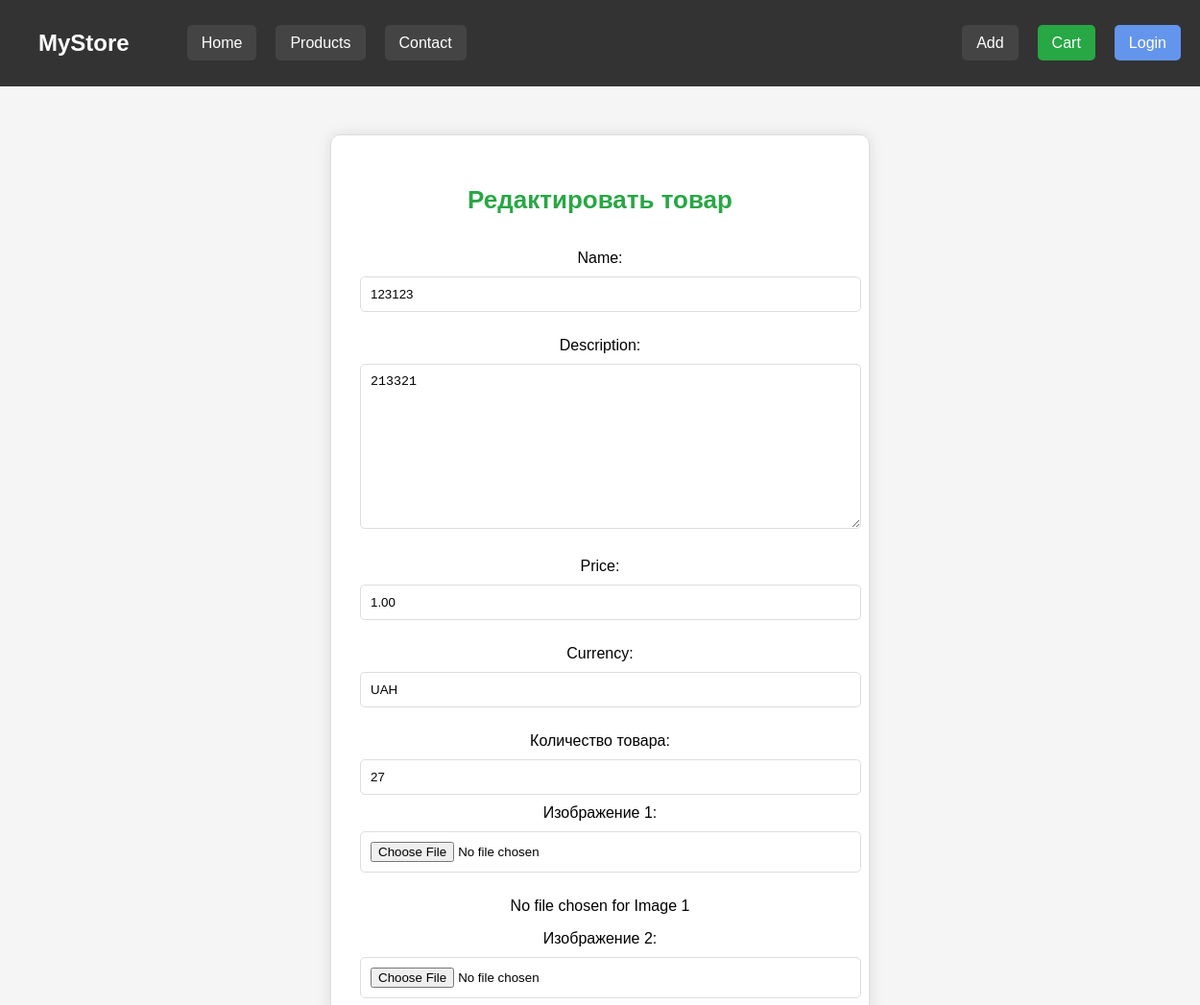
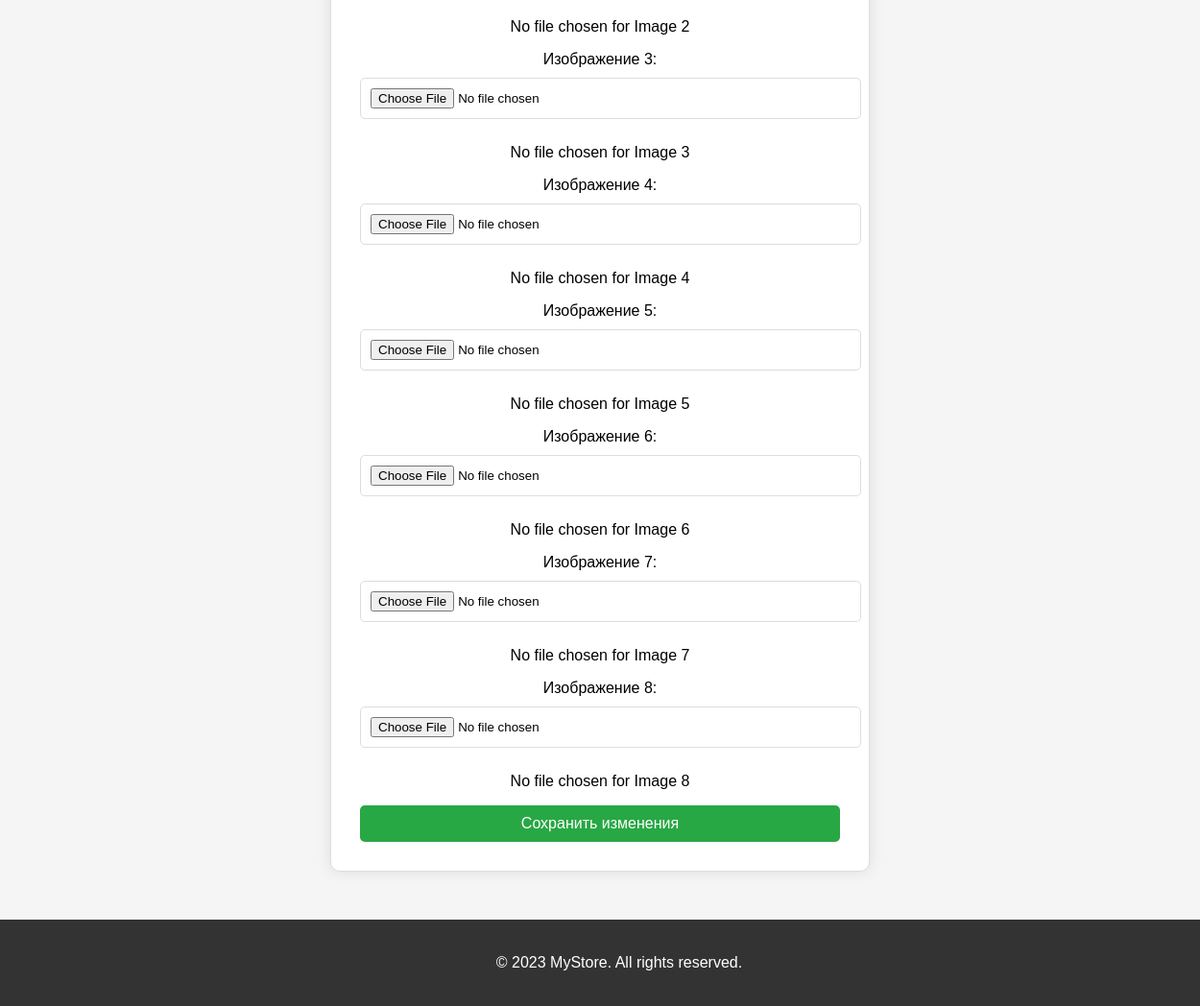
The app's page /edit_product/21/ with its own data (2 pictures, top to bottom).
### main/models.py (models this page shows, shortened)
class Product(models.Model):
    owner = models.ForeignKey(User, on_delete=models.CASCADE, related_name='products', null=True)
    name = models.CharField(max_length=100)
    description = models.TextField()
    price = models.DecimalField(max_digits=10, decimal_places=2)
    currency = models.CharField(max_length=10)
    quantity = models.IntegerField(default=0)
    image1 = models.ImageField(upload_to='products/', blank=True, null=True)
    image2 = models.ImageField(upload_to='products/', blank=True, null=True)
    image3 = models.ImageField(upload_to='products/', blank=True, null=True)
    image4 = models.ImageField(upload_to='products/', blank=True, null=True)
    image5 = models.ImageField(upload_to='products/', blank=True, null=True)
    image6 = models.ImageField(upload_to='products/', blank=True, null=True)
    image7 = models.ImageField(upload_to='products/', blank=True, null=True)
    image8 = models.ImageField(upload_to='products/', blank=True, null=True)

### main/views.py (the view)
# urls.py: path('edit_product/<int:product_id>/', views.edit_product, name='edit_product'),
def edit_product(request, product_id):
    product = get_object_or_404(Product, id=product_id)
    if request.method == 'POST':
        form = ProductForm(request.POST, request.FILES, instance=product)
        if form.is_valid():
            product = form.save(commit=False)
            product.owner = request.user
            product.quantity = request.POST.get('quantity')
            product.save()
            images = request.FILES.getlist('images')
            for i, image in enumerate(images):
                if image:
                    if i == 0:
                        product.image1 = image
                    elif i == 1:
                        product.image2 = image
                    elif i == 2:
                        product.image3 = image
                    elif i == 3:
                        product.image4 = image
                    elif i == 4:
                        product.image5 = image
                    elif i == 5:
                        product.image6 = image
                    elif i == 6:
                        product.image7 = image
                    elif i == 7:
                        product.image8 = image
            product.save()
            return redirect('details', product_id=product.id)
    else:
        form = ProductForm(instance=product)
    images = [
        product.image1, product.image2, product.image3, product.image4,
        product.image5, product.image6, product.image7, product.image8
    ]
    return render(request, 'main/edit_product.html', {
        'form': form,
        'product': product,
        'images': images,
        'image_range': range(1, 9)
    })

### main/forms.py
class ProductForm(forms.ModelForm):
    class Meta:
        model = Product
        fields = ['name', 'description', 'price', 'currency']

### main/templates/main/edit_product.html (shortened to what this page needs)
{% extends 'main/layout.html' %}
{% load static %}
{% block head %}
<link rel="stylesheet" href="{% static 'main/css/edit_product.css' %}">
{% endblock %}
{% block content %}
<div class="form-container">
    <h2>Редактировать товар</h2>
    <form method="post" enctype="multipart/form-data">
        {{ form.as_p }}
        <div class="form-group">
            <label for="quantity">Количество товара:</label>
            <input type="number" id="quantity" name="quantity" value="{{ product.quantity }}" min="0">
        </div>
        {% for i in image_range %}
            <label for="image{{ i }}">Изображение {{ i }}:</label>
            <input type="file" name="images" id="image{{ i }}">
            {% with image=images.i %}
            {% if image and image.name %}
            <div class="image-container">
                <img src="{{ image.url }}" alt="{{ product.name }}">
                <a href="{% url 'delete_image' product.id i %}" class="delete-image">Удалить изображение {{ i }}</a>
            </div>
            {% else %}
            <p>No file chosen for Image {{ i }}</p>
            {% endif %}
            {% endwith %}
        {% endfor %}
        <button type="submit">Сохранить изменения</button>
    </form>
</div>
{% endblock %}

### main/static/main/css/edit_product.css (style rules this page uses)
body { font-family: Arial, sans-serif; margin: 0; padding: 0; box-sizing: border-box; background-color: #f5f5f5; }
.form-container { display: flex; flex-direction: column; align-items: center; justify-content: center; margin: 50px auto; padding: 30px; background-color: #fff; border: 1px solid #ddd; box-shadow: 0 0 15px rgba(0, 0, 0, 0.1); max-width: 500px; border-radius: 10px; text-align: center; }
.form-container h2 { margin-bottom: 20px; font-size: 26px; color: #28a745; }
form { width: 100%; max-width: 500px; }
input, textarea, select { width: 100%; padding: 10px; margin: 10px 0; border: 1px solid #ddd; border-radius: 5px; }
button { width: 100%; padding: 10px; background-color: #28a745; color: #fff; border: none; cursor: pointer; border-radius: 5px; font-family: 'Arial', sans-serif; font-size: 16px; transition: background-color 0.3s, transform 0.2s; }

### records on screen
Product: name "123123", description "213321", price "1.00", currency "UAH", quantity "27"

### other values on screen
{{ i }} "1" "2" "3" "4" "5" "6" "7" "8"
